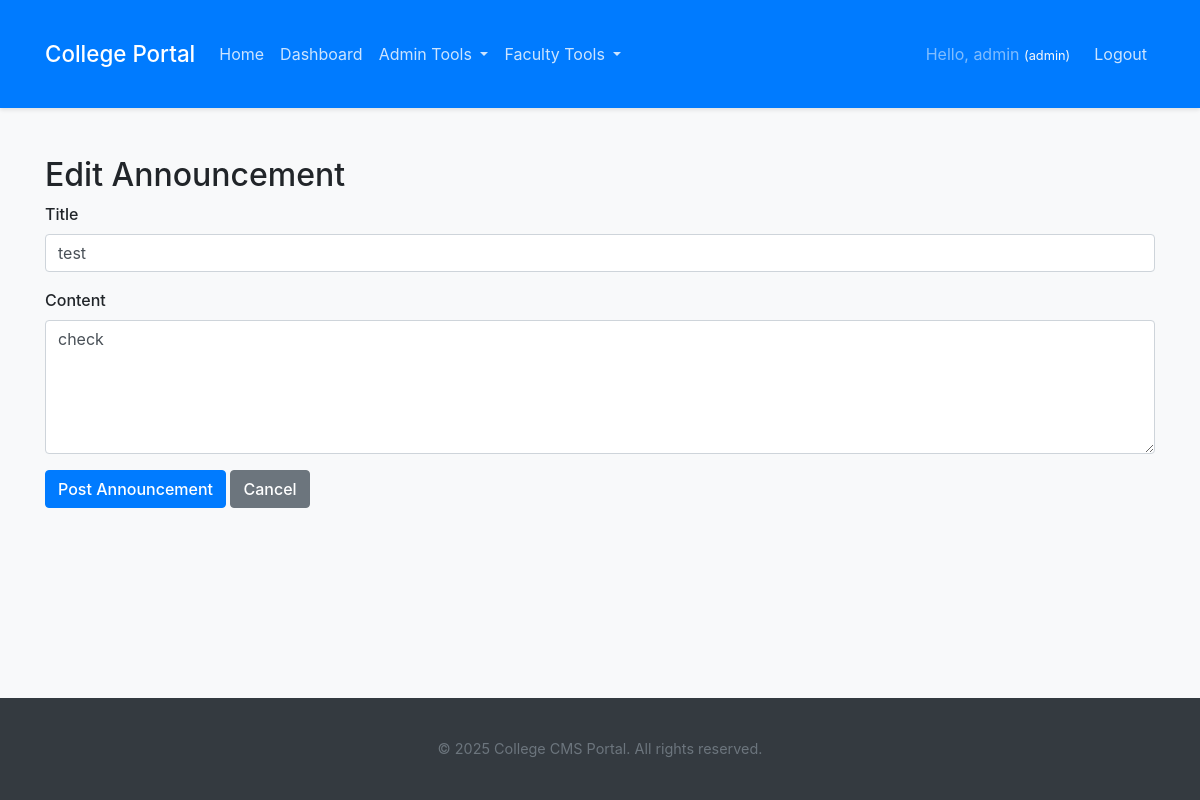
Page /announcements/1/edit (signed in) on the committed database.
### app.py (models this page shows, shortened)
class User(UserMixin, db.Model):
    id = db.Column(db.Integer, primary_key=True)
    username = db.Column(db.String(64), index=True, unique=True, nullable=False)
    email = db.Column(db.String(120), index=True, unique=True, nullable=False)
    password_hash = db.Column(db.String(256))
    role = db.Column(db.String(20), default='student', nullable=False) # admin, faculty, student
    created_at = db.Column(db.DateTime, default=datetime.utcnow)
    announcements_authored = db.relationship('Announcement', foreign_keys='Announcement.author_id', backref='author', lazy='dynamic')
    courses_taught = db.relationship('Course', foreign_keys='Course.faculty_id', backref='faculty_instructor', lazy='dynamic')
    @property
    def is_admin(self):
        return self.role == 'admin'
    @property
    def is_faculty(self):
        return self.role == 'faculty'
    @property
    def is_student(self):
        return self.role == 'student'

class Announcement(db.Model):
    id = db.Column(db.Integer, primary_key=True)
    title = db.Column(db.String(100), nullable=False)
    content = db.Column(db.Text, nullable=False)
    timestamp = db.Column(db.DateTime, index=True, default=datetime.utcnow)
    author_id = db.Column(db.Integer, db.ForeignKey('user.id'), nullable=False)

### app.py (the view)
@app.route('/announcements/<int:announcement_id>/edit', methods=['GET', 'POST'])
@faculty_required
def edit_announcement(announcement_id):
    announcement = Announcement.query.get_or_404(announcement_id)
    if announcement.author_id != current_user.id and not current_user.is_admin:
        flash('You do not have permission to edit this announcement.', 'danger')
        return redirect(url_for('manage_announcements'))
    form = AnnouncementForm(obj=announcement)
    if form.validate_on_submit():
        announcement.title = form.title.data
        announcement.content = form.content.data
        db.session.commit()
        flash('Announcement updated!', 'success')
        return redirect(url_for('manage_announcements'))
    return render_template('faculty/create_edit_announcement.html', title='Edit Announcement', form=form, legend='Edit Announcement')

### app.py
class AnnouncementForm(FlaskForm):
    title = StringField('Title', validators=[DataRequired(), Length(max=100)])
    content = TextAreaField('Content', validators=[DataRequired()])
    submit = SubmitField('Post Announcement')

### app.py (called while the page is built)
@login_manager.user_loader
def load_user(user_id):
    return User.query.get(int(user_id))

@app.context_processor
def inject_now():
    return {'current_year': datetime.utcnow().year}

def faculty_required(f):
    @wraps(f)
    @login_required
    def decorated_function(*args, **kwargs):
        if not (current_user.is_faculty or current_user.is_admin):
            flash('Faculty or Admin access required for this page.', 'danger')
            return redirect(url_for('dashboard'))
        return f(*args, **kwargs)
    return decorated_function

### templates/faculty/create_edit_announcement.html (shortened to what this page needs)
{% extends "base.html" %}
{% block content %}
    <h2>{{ legend }}</h2>
    <form method="POST" novalidate>
        <div class="form-group">
            {{ form.title.label(class="form-control-label") }}
            {{ form.title(class="form-control " + ("is-invalid" if form.title.errors else ""), placeholder="Announcement Title") }}
        </div>
        <div class="form-group">
            {{ form.content.label(class="form-control-label") }}
            {{ form.content(class="form-control " + ("is-invalid" if form.content.errors else ""), rows="5", placeholder="Announcement Content") }}
        </div>
        <div class="form-group">
            {{ form.submit(class="btn btn-primary") }}
            <a href="{{ url_for('manage_announcements') }}" class="btn btn-secondary">Cancel</a>
        </div>
    </form>
{% endblock %}

### templates/base.html (shortened to what this page needs)
<!DOCTYPE html>
<html lang="en">
<head>
    <link rel="stylesheet" href="https://stackpath.bootstrapcdn.com/bootstrap/4.5.2/css/bootstrap.min.css"
>
    <link rel="stylesheet" href="{{ url_for('static', filename='css/style.css') }}">
</head>
<body>
    <header>
        <nav class="navbar navbar-expand-lg navbar-dark bg-primary mb-4">
            <div class="container">
                <a class="navbar-brand" href="{{ url_for('index') }}">College Portal</a>
                <div class="collapse navbar-collapse" id="navbarNav">
                    <ul class="navbar-nav mr-auto">
                        <li class="nav-item {% if request.endpoint == 'index' %}active{% endif %}">
                            <a class="nav-link" href="{{ url_for('index') }}">Home <span class="sr-only">(current)</span></a>
                        </li>
                        {% if current_user.is_authenticated %}
                            <li class="nav-item {% if request.endpoint == 'dashboard' %}active{% endif %}">
                                <a class="nav-link" href="{{ url_for('dashboard') }}">Dashboard</a>
                            </li>
                            {% if current_user.is_admin %}
                                <li class="nav-item dropdown">
                                    <a class="nav-link dropdown-toggle" href="#" id="adminDropdown" role="button"
                                       data-toggle="dropdown" aria-haspopup="true" aria-expanded="false">
                                        Admin Tools
                                    </a>
                                </li>
                            {% endif %}
                            {% if current_user.is_faculty or (current_user.is_admin and not request.endpoint.startswith('admin_')) %}
                                 <li class="nav-item dropdown">
                                    <a class="nav-link dropdown-toggle" href="#" id="facultyDropdown" role="button"
                                       data-toggle="dropdown" aria-haspopup="true" aria-expanded="false">
                                        Faculty Tools
                                    </a>
                                </li>
                            {% endif %}
                        {% endif %}
                    </ul>
                    <ul class="navbar-nav">
                        {% if current_user.is_anonymous %}
                            <li class="nav-item {% if request.endpoint == 'login' %}active{% endif %}">
                                <a class="nav-link" href="{{ url_for('login') }}">Login</a>
                            </li>
                            <li class="nav-item {% if request.endpoint == 'register' %}active{% endif %}">
                                <a class="nav-link" href="{{ url_for('register') }}">Register</a>
                            </li>
                        {% else %}
                            <li class="nav-item">
                                <span class="navbar-text mr-3">
                                    Hello, {{ current_user.username }}
                                    <small class="text-light">({{ current_user.role }})</small>
                                </span>
                            </li>
                            <li class="nav-item">
                                <a class="nav-link" href="{{ url_for('logout') }}">Logout</a>
                            </li>
                        {% endif %}
                    </ul>
                </div>
            </div>
        </nav>
    </header>
    <main role="main" class="container">
        {% block content %}{% endblock %}
    </main>
    <footer class="footer mt-auto py-3 bg-dark text-light">
        <div class="container text-center">
            <span class="text-muted">© {% block year %}{{ current_year if current_year else '2024'}}{% endblock %} College CMS Portal. All rights reserved.</span>
        </div>
    </footer>
</body>
</html>

### static/css/style.css (style rules this page uses)
body { font-family: -apple-system, BlinkMacSystemFont, "Segoe UI", Roboto, "Helvetica Neue", Arial, "Noto Sans", sans-serif, "Apple Color Emoji", "Segoe UI Emoji", "Segoe UI Symbol", "Noto Color Emoji"; background-color: #f8f9fa; color: #212529; display: flex; flex-direction: column; min-height: 100vh; }
.container { flex: 1; padding-top: 1.5rem; padding-bottom: 1.5rem; }
.navbar { box-shadow: 0 2px 4px rgba(0,0,0,.1); }
.navbar-brand { font-weight: 500; font-size: 1.4rem; }
.navbar-dark .navbar-nav .nav-link { color: rgba(255,255,255,.8); }
.navbar-text { color: rgba(255,255,255,.85); }
.form-control-label { font-weight: 500; }
.btn { border-radius: .25rem; font-weight: 500; }
.btn-primary { background-color: #007bff; border-color: #007bff; }
.footer { background-color: #343a40; color: rgba(255,255,255,.6); padding: 1.5rem 0; text-align: center; margin-top: auto; font-size: 0.9rem; }
.mb-4 { margin-bottom: 1.5rem !important; }

### rows in the picture
User: username "admin", role "admin"
Announcement: title "test", content "check"

### other values in the picture
{{ legend }} "Edit Announcement"
